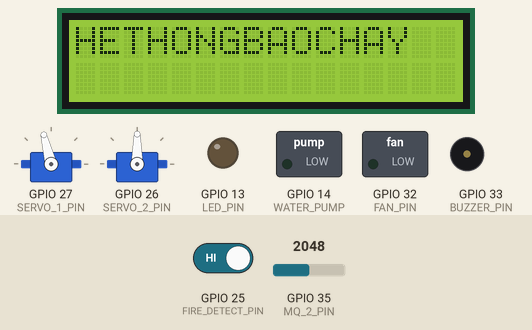
This sketch was run on a simulated ESP32. On the bench: 2 × servo, 16×2 character LCD, switched loads named in the sketch (green lamp = pin HIGH), output pins drawn as LEDs (lit = HIGH), buzzer (waves = sounding, pin HIGH). The test bench sets the inputs (shaded band); at power-on: GPIO 25 (FIRE_DETECT_PIN) HIGH, GPIO 35 (MQ_2_PIN) = 2048. What the sketch prints to the serial monitor is not drawn.

Above: at 1.2 s.
1.3 s: GPIO 25 (FIRE_DETECT_PIN) driven LOW
At 2.7 s:
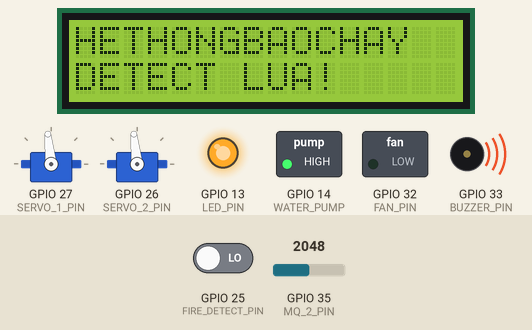
3.0 s: GPIO 35 (MQ_2_PIN) set to 3446
4.5 s: GPIO 35 (MQ_2_PIN) set to 3550
At 5.4 s:
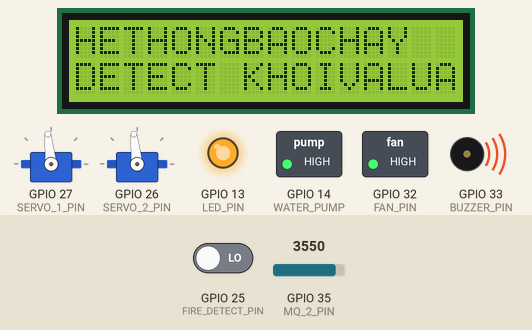
6.2 s: GPIO 25 (FIRE_DETECT_PIN) driven HIGH
At 6.36 s:
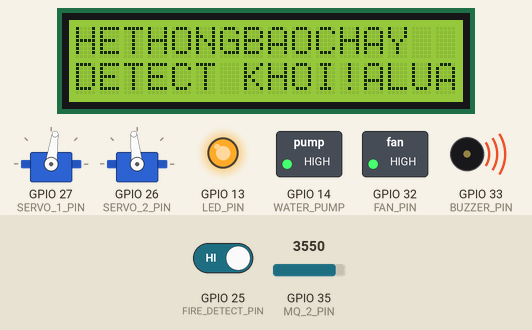
8.6 s: GPIO 25 (FIRE_DETECT_PIN) driven LOW
At 8.71 s:
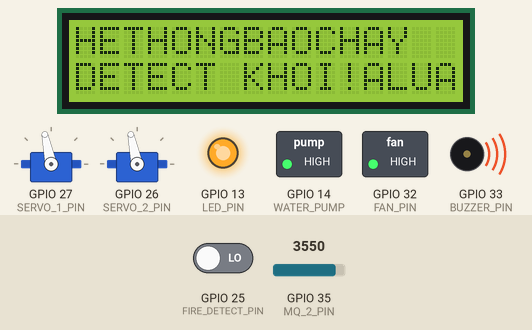
10.3 s: GPIO 35 (MQ_2_PIN) set to 3460
At 11.7 s:
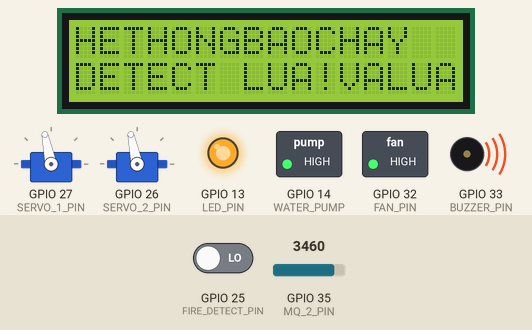
Timing chart, 0 to 12.8 s (numbered marks = the images above; inputs shaded):
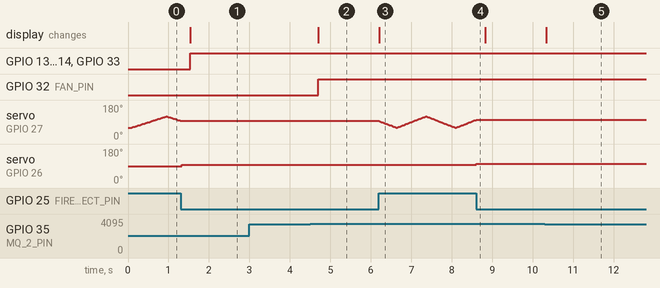

The sketch:

Esp32_HeThongBaoChay.ino
```cpp
#include <ESP32Servo.h>
#include <LiquidCrystal_I2C.h>
#include <Wire.h>


LiquidCrystal_I2C lcd(0x27, 16, 2);

#define LED_PIN 13
#define FIRE_DETECT_PIN 25
#define SERVO_1_PIN 27
#define SERVO_2_PIN 26
#define MQ_2_PIN 35
#define BUZZER_PIN 33
#define WATER_PUMP 14
#define FAN_PIN 32

Servo servo1;
Servo servo2;

int currentAngle = 60;
bool goingUp = true;
bool isBreak = false;
unsigned long lastUpdate = 0;
const unsigned long interval = 20;  // ms


void setup() {
  pinMode(LED_PIN, OUTPUT);
  pinMode(BUZZER_PIN, OUTPUT);
  pinMode(FIRE_DETECT_PIN, INPUT);
  pinMode(MQ_2_PIN, INPUT);
  // pinMode(SERVO_1_PIN, INPUT);
  // pinMode(SERVO_2_PIN, INPUT);
  pinMode(FAN_PIN, OUTPUT);
  pinMode(WATER_PUMP, OUTPUT);

  digitalWrite(LED_PIN, LOW);
  digitalWrite(BUZZER_PIN, LOW);

  Serial.begin(115200);

  servo1.attach(SERVO_1_PIN, 500, 2500);
  servo1.write(currentAngle);
  servo2.attach(SERVO_2_PIN, 500, 2500);

  lcd.init();
  lcd.backlight();
}

void loop() {
  int khoi_value = analogRead(MQ_2_PIN);
  int fire_value = digitalRead(FIRE_DETECT_PIN);
  Serial.print("gia tri cua lua: ");
  Serial.println(fire_value);
  Serial.print("gia tri cua khoi: ");
  Serial.println(khoi_value);

  if(khoi_value>3500 && fire_value==LOW){
    lcd.setCursor(0, 1);
    lcd.print("DETECT KHOIVALUA");
    digitalWrite(BUZZER_PIN, HIGH);
    digitalWrite(WATER_PUMP, HIGH);
    digitalWrite(FAN_PIN, HIGH);
    digitalWrite(LED_PIN, HIGH);
  } else if (khoi_value > 3500) {
    lcd.setCursor(0, 1);
    lcd.print("DETECT KHOI!");
    digitalWrite(BUZZER_PIN, HIGH);
    digitalWrite(FAN_PIN, HIGH);
    digitalWrite(LED_PIN, HIGH);

  } else if (fire_value == LOW) {
    lcd.setCursor(0, 1);
    lcd.print("DETECT LUA!");
    digitalWrite(BUZZER_PIN, HIGH);
    digitalWrite(WATER_PUMP, HIGH);
    digitalWrite(LED_PIN, HIGH);
  } else {
    lcd.setCursor(0, 0);
    lcd.print("HETHONGBAOCHAY");
    lcd.setCursor(0, 1);
    lcd.print("                ");
    digitalWrite(BUZZER_PIN, LOW);
    digitalWrite(LED_PIN, LOW);
    digitalWrite(WATER_PUMP, LOW);
    digitalWrite(FAN_PIN, LOW);
  }

  if (digitalRead(FIRE_DETECT_PIN) == LOW) {
    isBreak = true;
  }

  if (!isBreak) {
    unsigned long now = millis();
    if ((now-lastUpdate)>=interval) {
      lastUpdate = now;

      // cập nhật góc
      if (goingUp) {
        currentAngle += 2;
        if (currentAngle >= 120) {
          goingUp = false;
        }
      } else {
        currentAngle -= 2;
        if (currentAngle <= 60) {
          goingUp = true;
        }
      }
      servo1.write(currentAngle);
    }
  } else {
    isBreak = false;
    servo2.write(currentAngle);
    // goingUp = true;
    delay(200);
  }
}
```

Measured:
- the behaviour switches between 3500 and 3501 on GPIO 35 (MQ_2_PIN) (found by bisection; images 1 and 2)
- after the input at 1.3 s, GPIO 13 (LED_PIN), GPIO 14 (WATER_PUMP), GPIO 33 (BUZZER_PIN): LOW → HIGH after 0.23 s; servo on GPIO 27 (SERVO_1_PIN): stops changing and stays 96°; servo on GPIO 26 (SERVO_2_PIN): 90° → 96° at once; the display: changes after 0.23 s (image 1)
- after the input at 3.0 s, every drawn part: stays the same
- after the input at 4.5 s, GPIO 32 (FAN_PIN): LOW → HIGH after 0.21 s; the display: changes after 0.21 s (image 2)
- after the input at 6.2 s, the display: changes at once (image 3)
- after the input at 8.6 s, servo on GPIO 27 (SERVO_1_PIN): goes on until 8.6 s, then stays 102°; servo on GPIO 26 (SERVO_2_PIN): 96° → 102° at once
- after the input at 10.3 s, the display: changes at once (image 5)
- by itself, servo on GPIO 27 (SERVO_1_PIN): rises from 60° to 120° in 0.85 s, then falls to 96° in 0.35 s
